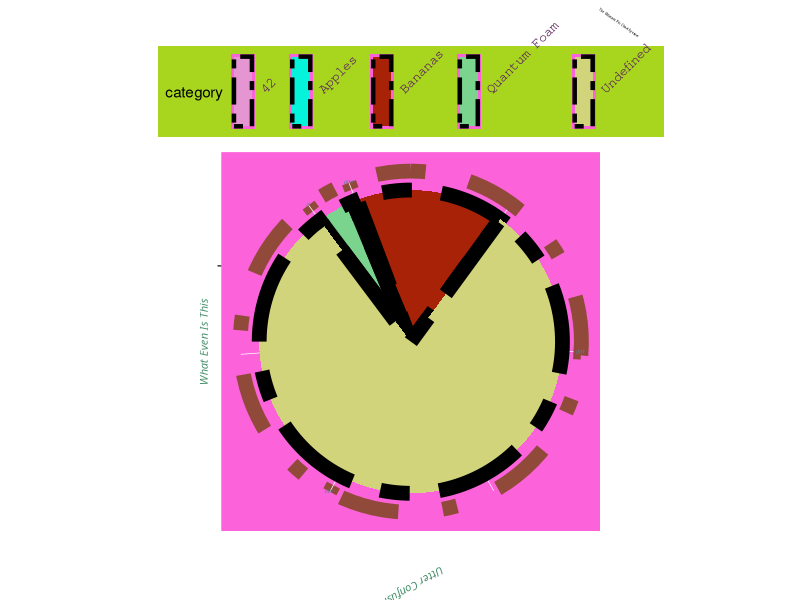

R code for this plot:
library(ggplot2)

# Create some bizarre and chaotic data
data <- data.frame(
  category = c("Apples", "Bananas", "Quantum Foam", "42", "Undefined"),
  value = c(3.14, 99, -25, 0.001, 500)
)


ggplot(data, aes(x = "", y = value, fill = category)) +
  geom_bar(stat = "identity", width = 5, color = "black", linetype = "twodash", size = 5, alpha = 1) + 
  coord_polar(theta = "y", start = pi/8, direction = -1) + 
  scale_fill_manual(values = c("#e695d3", "#05f2db", "#a82207", "#7bd48e", "#d1d47b")) + 
  theme(
    panel.background = element_rect(fill = "#fc62d9"), # 
    panel.grid.major = element_line(color = "#91493a", size = 5, linetype = "dotdash"), 
    axis.text = element_text(size = 5, family = "Comic Sans MS", color = "#5a7d94", angle = 180), 
    axis.title = element_text(size = 8, family = "Papyrus", color = "#46916c", face = "italic", angle = 210), 
    plot.title = element_text(size = 2, family = "Wingdings", color = "#2e2729", face = "bold", angle = -35),
    legend.position = "top",
    legend.background = element_rect(fill = "#a8d61e"), 
    legend.text = element_text(size = 10, color = "#5c255b", family = "Courier", angle = 45) # Diagonally rotated legend text
  ) +
  labs(title = "The Ultimate Pie Chart Eyesore", x = "What Even Is This", y = "Utter Confusion")
